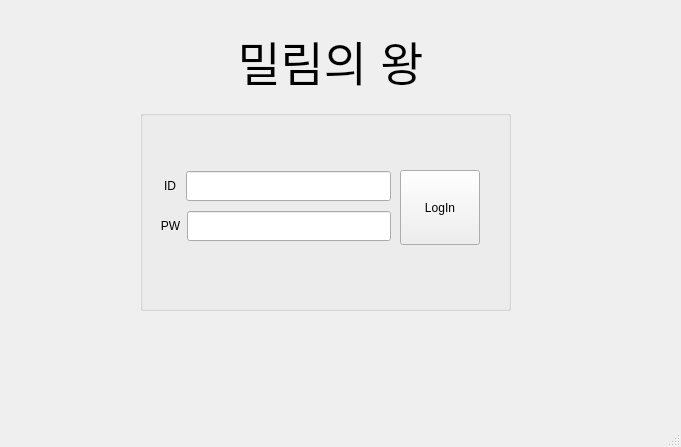
<?xml version="1.0" encoding="UTF-8"?>
<ui version="4.0">
 <class>LoginWindow</class>
 <widget class="QMainWindow" name="LoginWindow">
  <property name="geometry">
   <rect>
    <x>0</x>
    <y>0</y>
    <width>681</width>
    <height>447</height>
   </rect>
  </property>
  <property name="windowTitle">
   <string>MainWindow</string>
  </property>
  <widget class="QWidget" name="loginWindowWidget">
   <widget class="QGroupBox" name="loginBox">
    <property name="geometry">
     <rect>
      <x>140</x>
      <y>110</y>
      <width>371</width>
      <height>201</height>
     </rect>
    </property>
    <property name="font">
     <font>
      <pointsize>9</pointsize>
      <kerning>true</kerning>
     </font>
    </property>
    <property name="title">
     <string/>
    </property>
    <widget class="QPushButton" name="loginButton">
     <property name="geometry">
      <rect>
       <x>260</x>
       <y>60</y>
       <width>80</width>
       <height>75</height>
      </rect>
     </property>
     <property name="text">
      <string>LogIn</string>
     </property>
    </widget>
    <widget class="QWidget" name="horizontalLayoutWidget_3">
     <property name="geometry">
      <rect>
       <x>20</x>
       <y>60</y>
       <width>231</width>
       <height>32</height>
      </rect>
     </property>
     <layout class="QHBoxLayout" name="idLayout">
      <item>
       <widget class="QLabel" name="idLabel">
        <property name="minimumSize">
         <size>
          <width>20</width>
          <height>0</height>
         </size>
        </property>
        <property name="text">
         <string>ID</string>
        </property>
        <property name="alignment">
         <set>Qt::AlignCenter</set>
        </property>
       </widget>
      </item>
      <item>
       <widget class="QLineEdit" name="idLineEdit">
        <property name="minimumSize">
         <size>
          <width>0</width>
          <height>30</height>
         </size>
        </property>
       </widget>
      </item>
     </layout>
    </widget>
    <widget class="QWidget" name="horizontalLayoutWidget_2">
     <property name="geometry">
      <rect>
       <x>20</x>
       <y>100</y>
       <width>231</width>
       <height>32</height>
      </rect>
     </property>
     <layout class="QHBoxLayout" name="pwLayout">
      <item>
       <widget class="QLabel" name="pwLabel">
        <property name="minimumSize">
         <size>
          <width>20</width>
          <height>0</height>
         </size>
        </property>
        <property name="text">
         <string>PW</string>
        </property>
        <property name="alignment">
         <set>Qt::AlignCenter</set>
        </property>
       </widget>
      </item>
      <item>
       <widget class="QLineEdit" name="pwLineEdit">
        <property name="minimumSize">
         <size>
          <width>0</width>
          <height>30</height>
         </size>
        </property>
        <property name="font">
         <font>
          <pointsize>9</pointsize>
          <kerning>true</kerning>
         </font>
        </property>
       </widget>
      </item>
     </layout>
    </widget>
   </widget>
   <widget class="QLabel" name="titleLabel">
    <property name="geometry">
     <rect>
      <x>200</x>
      <y>30</y>
      <width>261</width>
      <height>61</height>
     </rect>
    </property>
    <property name="font">
     <font>
      <pointsize>35</pointsize>
     </font>
    </property>
    <property name="text">
     <string>밀림의 왕</string>
    </property>
    <property name="alignment">
     <set>Qt::AlignCenter</set>
    </property>
   </widget>
  </widget>
  <widget class="QMenuBar" name="menubar">
   <property name="geometry">
    <rect>
     <x>0</x>
     <y>0</y>
     <width>681</width>
     <height>21</height>
    </rect>
   </property>
  </widget>
  <widget class="QStatusBar" name="statusbar"/>
 </widget>
 <resources/>
 <connections/>
</ui>
